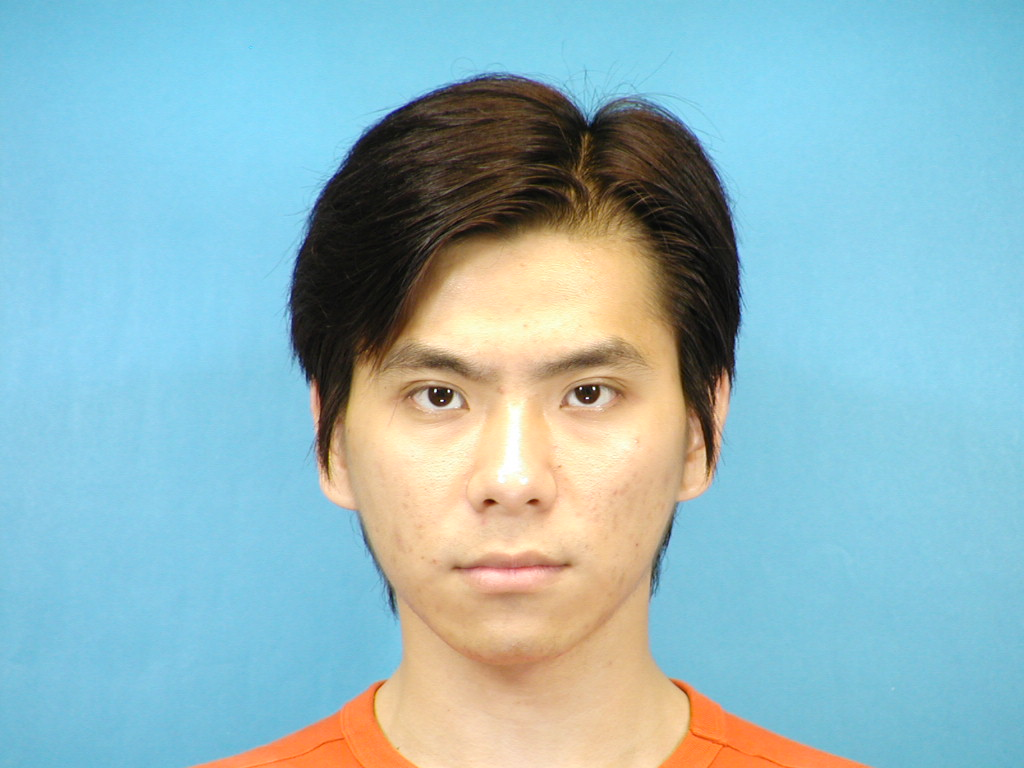
#> input picture pic/testimg.jpg, 1024 x 768 px, found by its file name
$ python opencvtest2.py
#> lines starting #> are read from the running program, lines starting #| are printed output that depends on the picture
import cv2
import numpy as np
import matplotlib as mp
img = cv2.imread('/home/murez/PycharmProjects/untitled/pic/testimg.jpg',0)
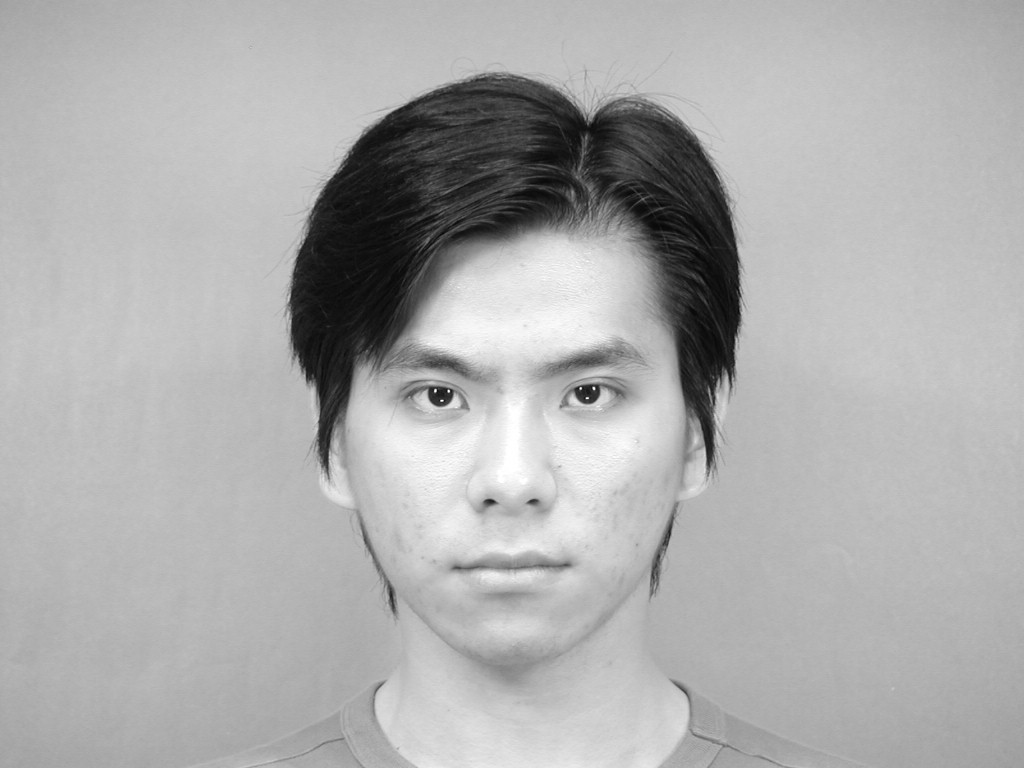
#> img: shape (768, 1024); min 6, max 255, mean 173

$ run again, with pic/tp.jpg copied over pic/testimg.jpg
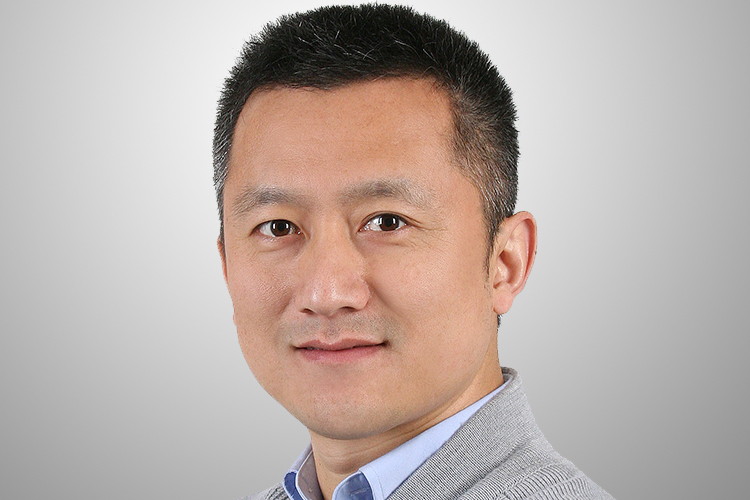
#> input picture pic/tp.jpg, 750 x 500 px, found by its file name
#> `img = cv2.imread('/home/murez/PycharmProjects/untitled/pic/testimg.jpg..`:
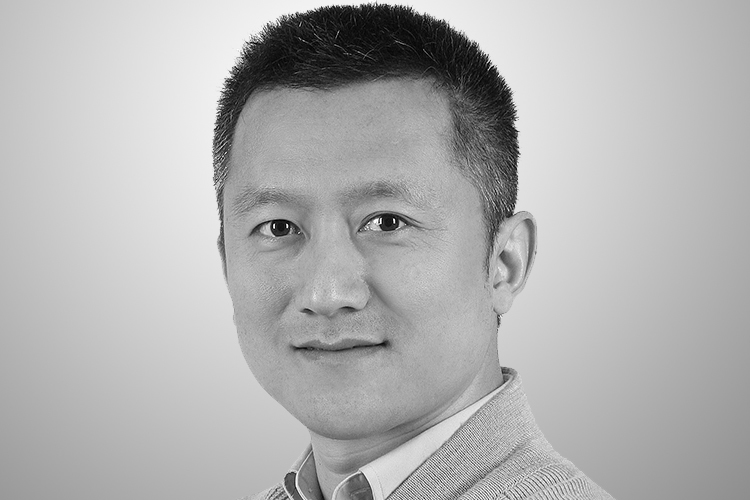
#> img: shape (500, 750); min 0, max 255, mean 177.5
